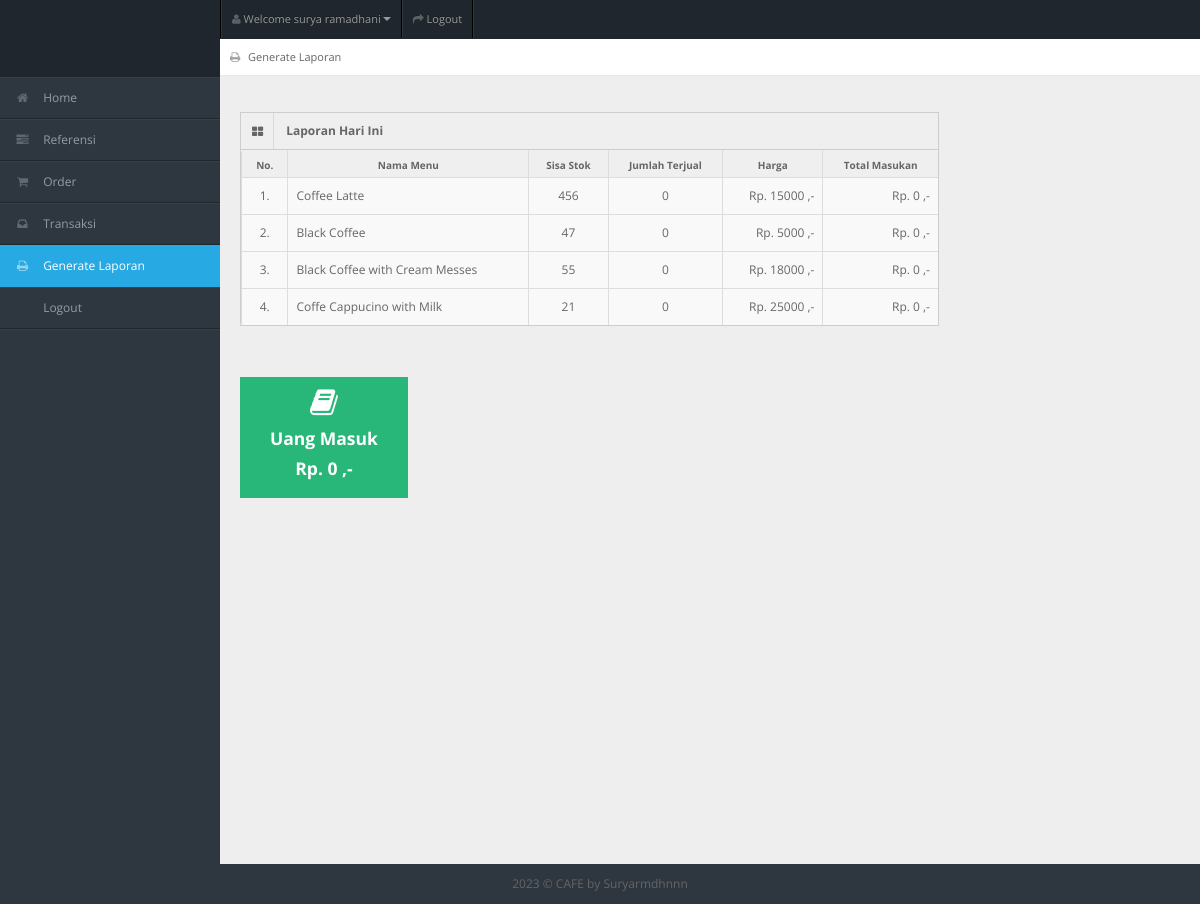
The app's page /cs/generate_laporan.php (signed in) with its own data.
### tables this page shows
CREATE TABLE `tb_user` (
  `id_user` int(11) NOT NULL,
  `username` varchar(150) NOT NULL,
  `password` varchar(150) NOT NULL,
  `nama_user` varchar(150) NOT NULL,
  `id_level` int(11) NOT NULL,
  `status` varchar(150) NOT NULL
);

CREATE TABLE `tb_minuman` (
  `id_minuman` int(11) NOT NULL,
  `nama_minuman` varchar(150) NOT NULL,
  `harga` varchar(150) NOT NULL,
  `stok` int(11) NOT NULL,
  `status_minuman` varchar(150) NOT NULL,
  `gambar_minuman` varchar(150) NOT NULL
);

### cs/generate_laporan.php (the view, shortened to what this page needs)
<!DOCTYPE html>
<?php
include "connection/koneksi.php";
$id = $_SESSION['id_user'];
if(isset ($_SESSION['username'])){
  $query = "select * from tb_user natural join tb_level where id_user = $id";
  mysqli_query($conn, $query);
  $sql = mysqli_query($conn, $query);
  while($r = mysqli_fetch_array($sql)){
    $uang = 0;
?>
<html lang="en">
<head>
<link rel="stylesheet" href="template/dashboard/css/bootstrap.min.css" />
<link rel="stylesheet" href="template/dashboard/css/bootstrap-responsive.min.css" />
<link rel="stylesheet" href="template/dashboard/css/fullcalendar.css" />
<link rel="stylesheet" href="template/dashboard/css/matrix-style.css" />
<link rel="stylesheet" href="template/dashboard/css/matrix-media.css" />
<link href="template/dashboard/font-awesome/css/font-awesome.css" rel="stylesheet" />
<link rel="stylesheet" href="template/dashboard/css/jquery.gritter.css" />
</head>
<body>
<div id="header">
  <h1><a href="entri_transaksi.php">Transaksi</a></h1>
</div>
<div id="user-nav" class="navbar navbar-inverse">
  <ul class="nav">
    <li  class="dropdown" id="profile-messages" ><a title="" href="#" data-toggle="dropdown" data-target="#profile-messages" class="dropdown-toggle"><i class="icon icon-user"></i>  <span class="text">Welcome <?php echo $r['nama_user'];?></span><b class="caret"></b></a>
    </li>
    <li class=""><a title="" href="logout.php"><i class="icon icon-share-alt"></i> <span class="text">Logout</span></a></li>
  </ul>
</div>
<div id="sidebar"><a href="generate_laporan.php" class="visible-phone"><i class="icon icon-print"></i> <span>Generate</span></a>
  <ul>
    <?php
    if($r['id_level'] == 1){
  ?>
    <li> <a href="beranda.php"><i class="icon icon-home"></i> <span>Home</span></a> </li>
    <li> <a href="entri_referensi.php"><i class="icon icon-tasks"></i> <span>Referensi</span></a> </li>
    <li> <a href="entri_order.php"><i class="icon icon-shopping-cart"></i> <span>Order</span></a> </li>
    <li> <a href="entri_transaksi.php"><i class="icon icon-inbox"></i> <span>Transaksi</span></a> </li>
    <li class="active"> <a href="generate_laporan.php"><i class="icon icon-print"></i> <span>Generate Laporan</span></a> </li>
    <li> <a href="logout.php"><i class="icon icon-sign-out"></i> <span>Logout</span></a> </li>
  <?php
    } else if($r['id_level'] == 2){
  ?>
    <li> <a href="beranda.php"><i class="icon icon-home"></i> <span>Home</span></a> </li>
    <li> <a href="entri_order.php"><i class="icon icon-shopping-cart"></i> <span>Order</span></a> </li>
    <li class="active"> <a href="generate_laporan.php"><i class="icon icon-print"></i> <span>Generate Laporan</span></a> </li>
    <li> <a href="logout.php"><i class="icon icon-sign-out"></i> <span>Logout</span></a> </li>
  <?php
    } else if($r['id_level'] == 3){
  ?>
    <li> <a href="beranda.php"><i class="icon icon-home"></i> <span>Home</span></a> </li>
    <li> <a href="entri_transaksi.php"><i class="icon icon-inbox"></i> <span>Transaksi</span></a> </li>
    <li class="active"> <a href="generate_laporan.php"><i class="icon icon-print"></i> <span>Generate Laporan</span></a> </li>
    <li> <a href="logout.php"><i class="icon icon-sign-out"></i> <span>Logout</span></a> </li>
  <?php
    } else if($r['id_level'] == 4){
  ?>
    <li> <a href="beranda.php"><i class="icon icon-home"></i> <span>Home</span></a> </li>
    <li class="active"> <a href="generate_laporan.php"><i class="icon icon-print"></i> <span>Generate Laporan</span></a> </li>
    <li> <a href="logout.php"><i class="icon icon-sign-out"></i> <span>Logout</span></a> </li>
  <?php
    } else if($r['id_level'] == 5){
  ?>
    <li> <a href="beranda.php"><i class="icon icon-home"></i> <span>Home</span></a> </li>
    <li> <a href="entri_order.php"><i class="icon icon-shopping-cart"></i> <span>Order</span></a> </li>
    <li> <a href="logout.php"><i class="icon icon-sign-out"></i> <span>Logout</span></a> </li>
  <?php
    }
  ?>
  </ul>
</div>
<div id="content">
  <div id="content-header">
    <div id="breadcrumb"> <a href="generate_laporan.php" title="Go to here" class="tip-bottom"><i class="icon icon-print"></i> Generate Laporan</a></div>
  </div>
  <div class="container-fluid">
    <?php
      if($r['id_level'] == 1 || $r['id_level'] == 2 || $r['id_level'] == 3 || $r['id_level'] == 4){
    ?>
    <div class="row-fluid">
      <div class="span9">
        <div class="widget-box">
          <div class="widget-title bg_lg"><span class="icon"><i class="icon-th-large"></i></span>
            <h5>Laporan Hari Ini</h5>
          </div>
          <div class="widget-content nopadding" >
            <table class="table table-bordered table-invoice-full">
              <thead>
                <tr>
                  <th class="head0">No.</th>
                  <th class="head0">Nama Menu</th>
                  <th class="head1">Sisa Stok</th>
                  <th class="head0">Jumlah Terjual</th>
                  <th class="head0 right">Harga</th>
                  <th class="head0 right">Total Masukan</th>
                </tr>
              </thead>
              <?php
                $no = 1;
                $query_lihat_menu = "select * from tb_minuman";
                $sql_lihat_menu = mysqli_query($conn, $query_lihat_menu);
              ?>
              <tbody>
              <?php
                while($r_lihat_menu = mysqli_fetch_array($sql_lihat_menu)){
              ?>
                <tr>
                  <td><center><?php echo $no++;?>.</center></td>
                  <td><?php echo $r_lihat_menu['nama_minuman'];?></td>
                  <td><center><?php echo $r_lihat_menu['stok'];?></center></td>
                  <td>
                    <center>
                      <?php
                        $id_minuman = $r_lihat_menu['id_minuman'];
                        $query_jumlah = "select sum(jumlah_terjual) as jumlah_terjual from tb_stok left join tb_pesan on tb_stok.id_pesan = tb_pesan.id_pesan where id_minuman = $id_minuman and status_cetak = 'belum cetak'";
                        $sql_jumlah = mysqli_query($conn, $query_jumlah);
                        $result_jumlah = mysqli_fetch_array($sql_jumlah);
                        if($result_jumlah['jumlah_terjual'] != 0 || $result_jumlah['jumlah_terjual'] != null || $result_jumlah['jumlah_terjual'] != ""){
                          $jml = $result_jumlah['jumlah_terjual'];
                          echo $jml;
                        } else {
                          $jml = 0;
                          echo $jml;
                        }
                      ?>
                    </center>
                  </td>
                  <td style="text-align: right">Rp. <?php echo $r_lihat_menu['harga'];?> ,-</td>
                  <td style="text-align: right">Rp.
                      <?php
                        $id_minuman = $r_lihat_menu['id_minuman'];
                        $query_jumlah = "select sum(jumlah_terjual) as jumlah_terjual from tb_stok left join tb_pesan on tb_stok.id_pesan = tb_pesan.id_pesan where id_minuman = $id_minuman and status_cetak = 'belum cetak'";
                        $sql_jumlah = mysqli_query($conn, $query_jumlah);
                        $result_jumlah = mysqli_fetch_array($sql_jumlah);
                        $jml = 0;
                        if($result_jumlah['jumlah_terjual'] != 0 || $result_jumlah['jumlah_terjual'] != null || $result_jumlah['jumlah_terjual'] != ""){
                          $jml = $result_jumlah['jumlah_terjual'] * $r_lihat_menu['harga'];
                          echo $jml;
                        } else {
                          $jml = $result_jumlah['jumlah_terjual'] * $r_lihat_menu['harga'];
                          echo $jml;
                        }
                        $uang += $jml;
                      ?>
                   ,-</td>
                </tr>
              <?php
                }
              ?>
              </tbody>
            </table>
          </div>
        </div>
      </div>
    </div>
    <?php
      }
    ?>
  </div>
  <div class="container-fluid">
    <div class="row-fluid">
      <ul class="quick-actions">
        <li class="bg_lg"> <a href="#"><i class="icon-book"></i> <h4>Uang Masuk</h4><h4>Rp. <?php echo $uang;?> ,-</h4> </a> </li>
      </ul>
    </div>
  </div>
</div>
<div class="row-fluid">
  <div id="footer" class="span12"> <?php echo date('Y'); ?> &copy; CAFE <a href="#">by Suryarmdhnnn</a> </div>
</div>
</body>
</html>
<?php
  }
} else {
  header('location: logout.php');
}
?>

### cs/template/dashboard/css/matrix-media.css (style rules this page uses)
body { background:#2E363F; }
#header { background-color: #1f262d; margin-top:10px; }
#sidebar > ul { border-bottom: 1px solid #37414b }
#sidebar > ul > li { border-top: 1px solid #37414b; border-bottom: 1px solid #1f262d; }
#sidebar > ul > li.active { background-color: #27a9e3; border-bottom: 1px solid #27a9e3; border-top: 1px solid #27a9e3; }
#sidebar > ul > li.active a { color:#fff; text-decoration:none; }

### records on screen
tb_user: nama_user "surya ramadhani", uang "0"
tb_minuman: nama_minuman "Coffee Latte", stok "456", jml "0", harga "15000"
tb_minuman: nama_minuman "Black Coffee", stok "47", jml "0", harga "5000"
tb_minuman: nama_minuman "Black Coffee with Cream Messes", stok "55", jml "0", harga "18000"
tb_minuman: nama_minuman "Coffe Cappucino with Milk", stok "21", jml "0", harga "25000"
